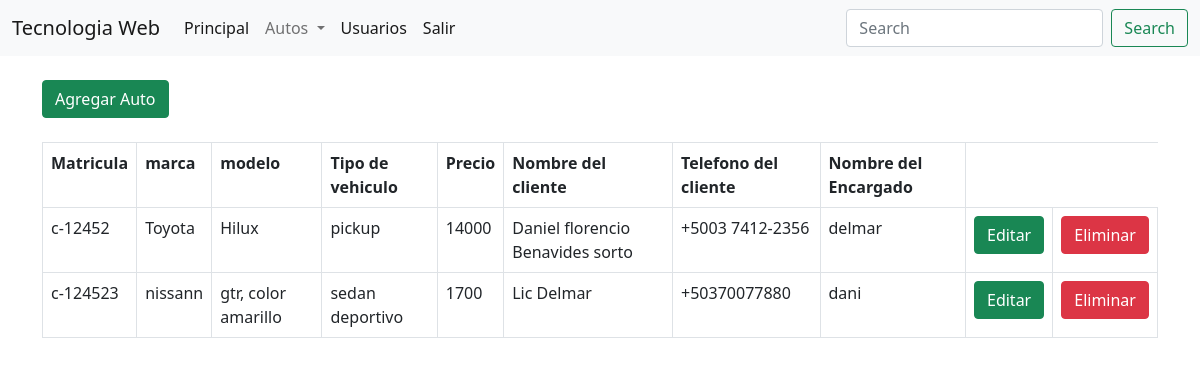
The page /admin_autos.php (signed in) on the database its author committed.
### tables this page shows
CREATE TABLE `autos` (
  `matricula` varchar(11) NOT NULL,
  `marca` varchar(20) NOT NULL,
  `modelo` varchar(20) NOT NULL,
  `TipoVehiculo` varchar(20) NOT NULL,
  `precio` decimal(18,0) NOT NULL,
  `nombre_cliente` varchar(60) NOT NULL,
  `telefono_cliente` varchar(15) NOT NULL,
  `rentador` varchar(15) NOT NULL
);

### class/autos.php (the view, shortened to what this page needs)
<?php
class crud
{
    private $db;
    function __construct($conn)
    {
        $this->db = $conn;
    }
    public function dataview($query)
    {
        $stmt = $this->db->prepare($query);
        $stmt->execute() > 0;
        echo '<a class="btn btn-large btn-success" href="new_auto.php"> Agregar Auto</a><br>';
        echo '<br>';
        while ($row = $stmt->fetch(PDO::FETCH_ASSOC)) {
?>
            <tr>
                <td><?php echo $row['matricula']; ?></td>
                <td><?php echo $row['marca']; ?></td>
                <td><?php echo $row['modelo']; ?></td>
                <td><?php echo $row['TipoVehiculo']; ?></td>
                <td><?php echo $row['precio']; ?></td>
                <td><?php echo $row['nombre_cliente']; ?></td>
                <td><?php echo $row['telefono_cliente']; ?></td>
                <td><?php echo $row['rentador']; ?></td>
                <td>
                    <a class="btn btn-large btn-success" href="edit_autos.php?edit_id=<?php echo $row['matricula'] ?>"> Editar</a>
                </td>
                <td>
                    <a class="btn btn-large btn-danger" href="eliminar_auto.php?delete_id=<?php echo $row['matricula'] ?>"><i class="fa fa-trash" aria-hidden="true"></i> Eliminar</a>
                </td>
            </tr>
<?php
        }
    }
}

### admin_autos.php (shortened to what this page needs)
<?php
include('config.php');
include_once 'class/autos.php';
$crud = new crud($conn);
?>
<!doctype html>
<html lang="en">
<head>
    <link href="https://cdn.jsdelivr.net/npm/bootstrap@5.0.2/dist/css/bootstrap.min.css" rel="stylesheet">
    <?php require_once "menu.php" ?>
</head>
<body>
    <div class="container"><br>
        <table id="autos" class="display table table-bordered table-stripe" cellspacing="0" width="100%">
            <tr>
                <th>Matricula</th>
                <th>marca</th>
                <th>modelo</th>
                <th>Tipo de vehiculo</th>
                <th>Precio</th>
                <th>Nombre del cliente</th>
                <th>Telefono del cliente</th>
                <th>Nombre del Encargado</th>
            </tr>
            <tbody>
                <?php
                $query = "SELECT * FROM autos";
                $crud->dataview($query)
                ?>
            </tbody>
        </table>
    </div>
</body>
</html>

### menu.php (shortened to what this page needs)
<nav class="navbar navbar-expand-lg navbar-light bg-light">
  <div class="container-fluid">
    <a class="navbar-brand" href="#">Tecnologia Web</a>
    <div class="collapse navbar-collapse" id="navbarSupportedContent">
      <ul class="navbar-nav me-auto mb-2 mb-lg-0">
        <li class="nav-item">
          <a class="nav-link active" aria-current="page" href="principal.php">Principal</a>
        </li>
        <li class="nav-item dropdown">
          <a class="nav-link dropdown-toggle" href="#" id="navbarDropdown" role="button" data-bs-toggle="dropdown" aria-expanded="false">
            Autos
          </a>
        </li>
        <li class="nav-item">
          <a class="nav-link active" aria-current="page" href="admin_users.php">Usuarios</a>
        </li>
        <li class="nav-item">
          <a class="nav-link active" aria-current="page" data-bs-toggle="modal" data-bs-target="#salir">Salir</a>
        </li>
      </ul>
      <form class="d-flex">
        <input class="form-control me-2" type="search" placeholder="Search" aria-label="Search">
        <button class="btn btn-outline-success" type="submit">Search</button>
      </form>
    </div>
  </div>
</nav>

### rows shown on the page
autos: matricula "c-12452", marca "Toyota", modelo "Hilux", TipoVehiculo "pickup", precio "14000", nombre_cliente "Daniel florencio Benavides sorto", telefono_cliente "+5003 7412-2356", rentador "delmar"
autos: matricula "c-124523", marca "nissann", modelo "gtr, color amarillo", TipoVehiculo "sedan deportivo", precio "1700", nombre_cliente "Lic Delmar", telefono_cliente "+50370077880", rentador "dani"
